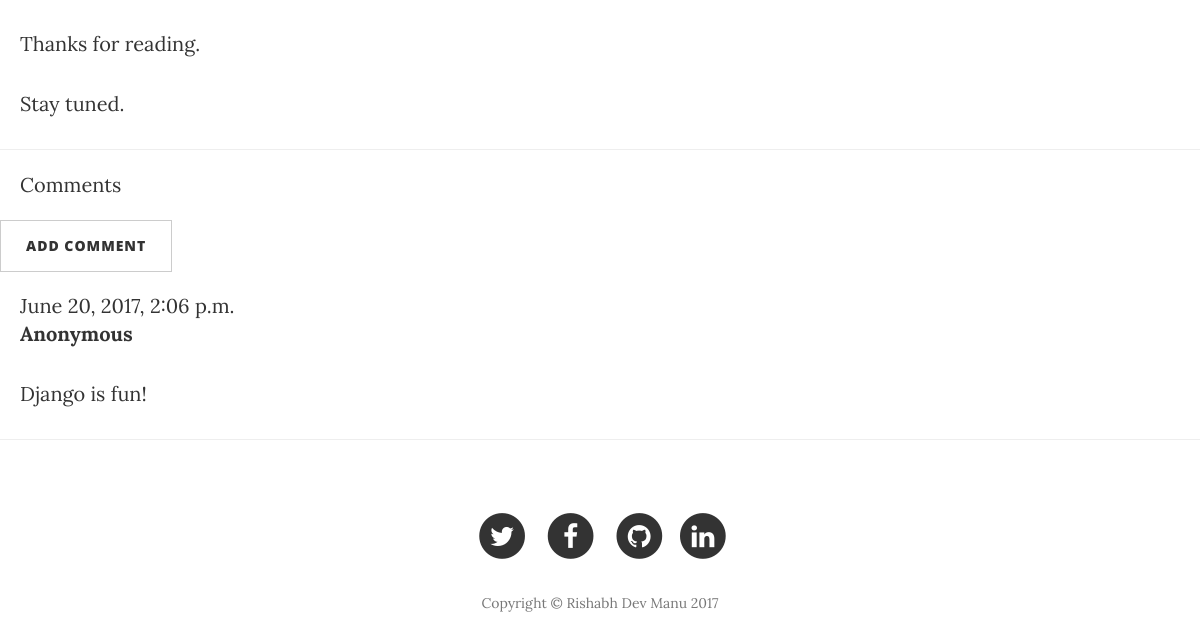
Page /post/1/ (signed in, lower part) on the earlier database version.
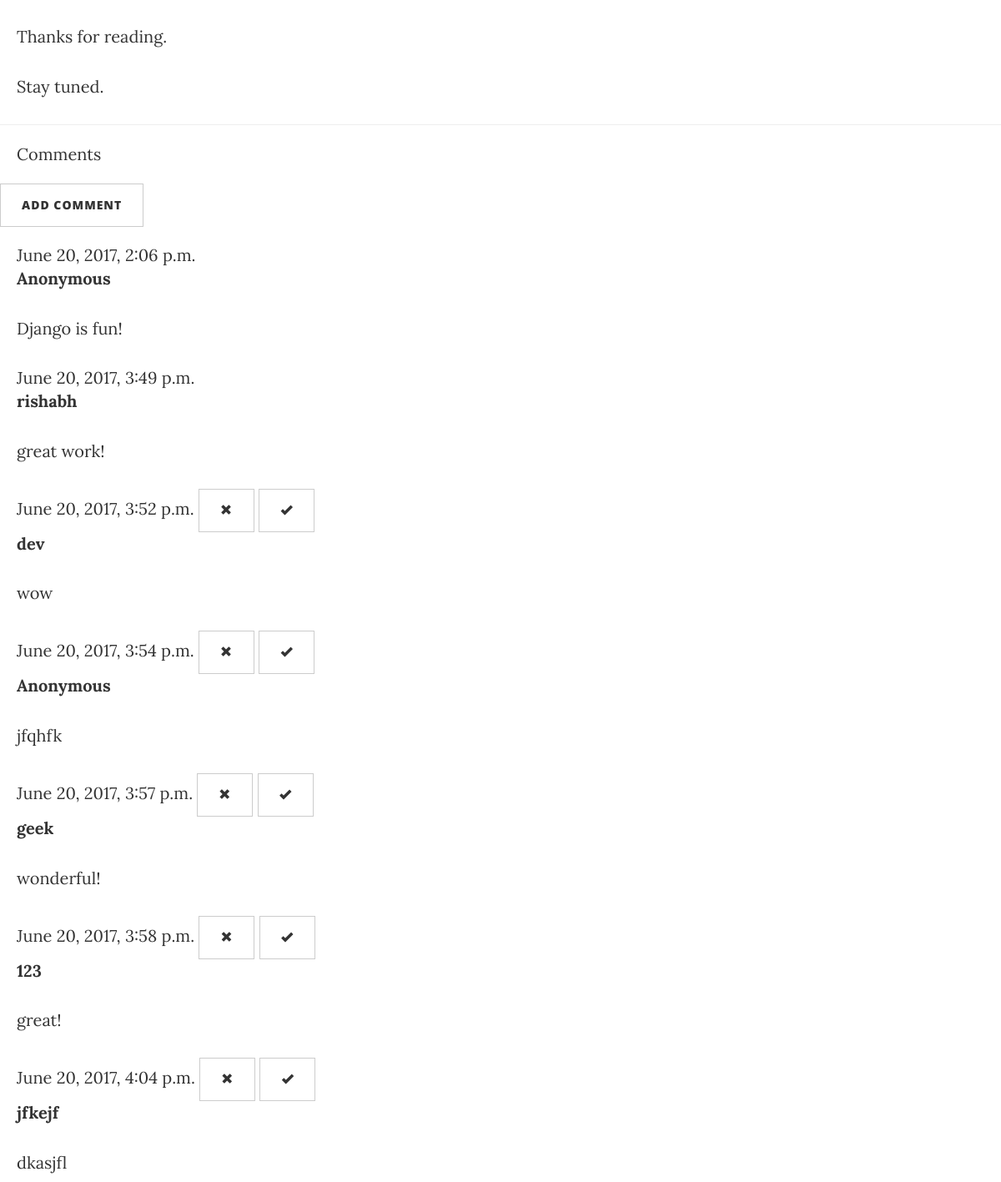
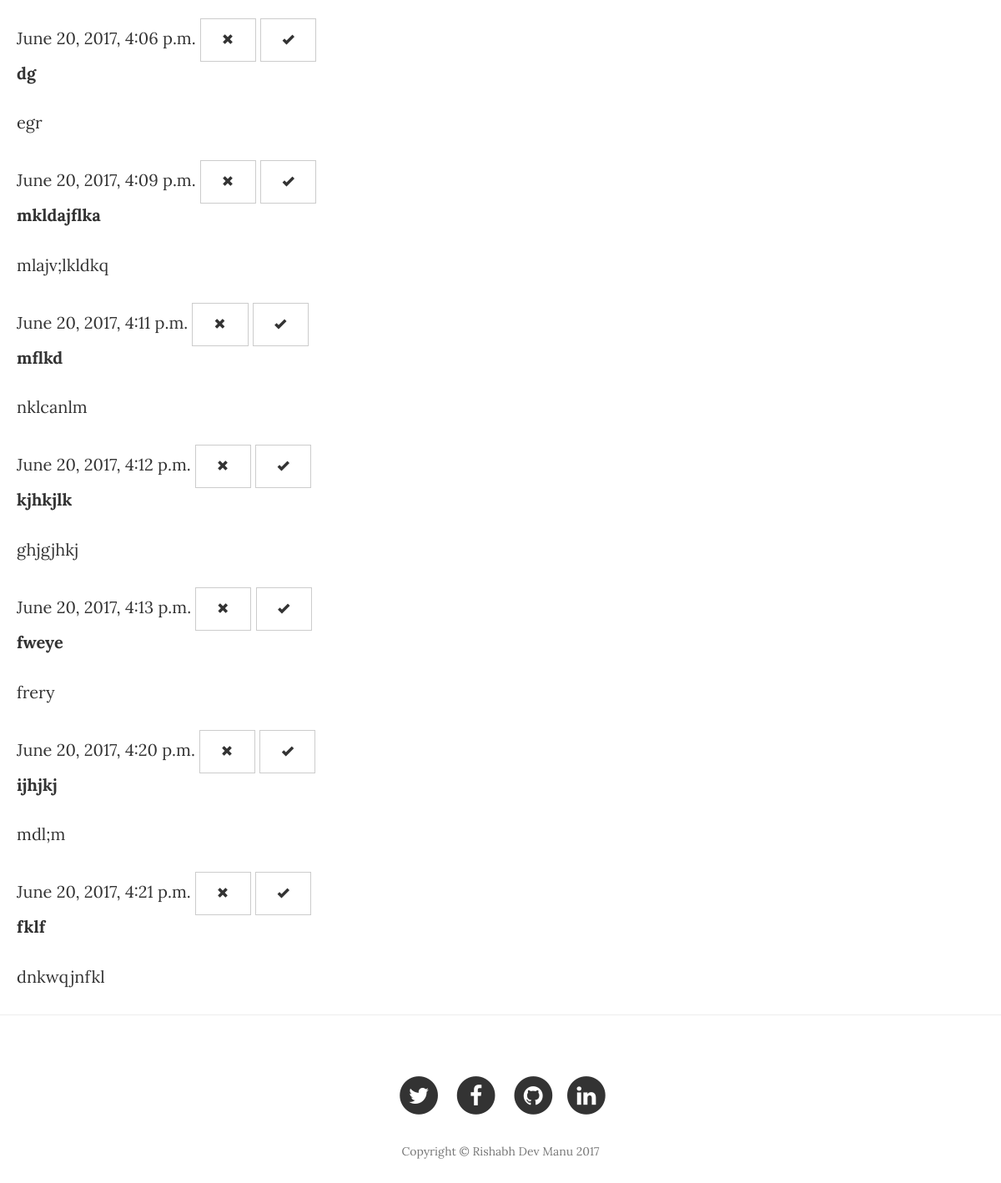
Same page on the later database version (2 pictures, top to bottom).
### blog/models.py (models this page shows, shortened)
class Comment(models.Model):
    post = models.ForeignKey('blog.Post', related_name='comments')
    author = models.CharField(max_length=200)
    text = models.TextField()
    created_date = models.DateTimeField(default=timezone.now)
    approved_comment = models.BooleanField(default=False)

### blog/views.py (the view)
# urls.py: url(r'^post/(?P<pk>\d+)/$', views.post, name='post'),
def post(request, pk):
    post = get_object_or_404(Post, pk=pk)
    return render(request, 'blog/post.html', {'post':post})

### blog/templates/blog/post.html (shortened to what this page needs)
{% extends 'blog/base.html' %}
{% block content %}
   <div class="post">
      <p>{{ post.text|linebreaksbr }}</p>
  </div>
<hr>
<p class="comment"> Comments </p>
<a class="btn btn-default" href="{% url 'add_comment_to_post' pk=post.pk %}">Add comment</a>
{% for comment in post.comments.all %}
    {% if user.is_authenticated or comment.approved_comment %}
    <div class="comment">
        <div class="date">
            {{ comment.created_date }}
            {% if not comment.approved_comment %}
                <a class="btn btn-default" href="{% url 'comment_remove' pk=comment.pk %}"><span class="glyphicon glyphicon-remove"></span></a>
                <a class="btn btn-default" href="{% url 'comment_approve' pk=comment.pk %}"><span class="glyphicon glyphicon-ok"></span></a>
            {% endif %}
        </div>
        <strong>{{ comment.author }}</strong>
        <p>{{ comment.text|linebreaks }}</p>
    </div>
    {% endif %}
{% empty %}
    <p>No comments here yet :(</p>
{% endfor %}
{% endblock %}

Differences in the rows shown:
added Comment: created_date "June 20, 2017, 3:49 p.m.", author "rishabh", text "great work!"
added Comment: created_date "June 20, 2017, 3:52 p.m.", approved_comment False (drawn), author "dev", text "wow"
added Comment: created_date "June 20, 2017, 3:54 p.m.", approved_comment False (drawn), author "Anonymous", text "jfqhfk"
added Comment: created_date "June 20, 2017, 3:57 p.m.", approved_comment False (drawn), author "geek", text "wonderful!"
added Comment: created_date "June 20, 2017, 3:58 p.m.", approved_comment False (drawn), author "123", text "great!"
added Comment: created_date "June 20, 2017, 4:04 p.m.", approved_comment False (drawn), author "jfkejf", text "dkasjfl"
added Comment: created_date "June 20, 2017, 4:06 p.m.", approved_comment False (drawn), author "dg", text "egr"
added Comment: created_date "June 20, 2017, 4:09 p.m.", approved_comment False (drawn), author "mkldajflka", text "mlajv;lkldkq"
added Comment: created_date "June 20, 2017, 4:11 p.m.", approved_comment False (drawn), author "mflkd", text "nklcanlm"
added Comment: created_date "June 20, 2017, 4:12 p.m.", approved_comment False (drawn), author "kjhkjlk", text "ghjgjhkj"
added Comment: created_date "June 20, 2017, 4:13 p.m.", approved_comment False (drawn), author "fweye", text "frery"
added Comment: created_date "June 20, 2017, 4:20 p.m.", approved_comment False (drawn), author "ijhjkj", text "mdl;m"
added Comment: created_date "June 20, 2017, 4:21 p.m.", approved_comment False (drawn), author "fklf", text "dnkwqjnfkl"
